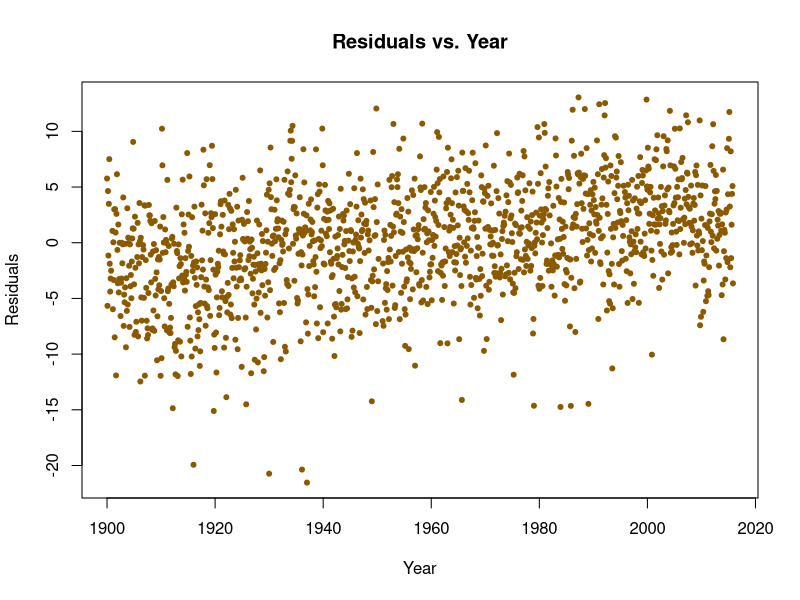

This figure's R source:
## ---- chunk 1
knitr::opts_chunk$set(echo = TRUE)
## ---- chunk 2
weather = read.csv("rawbozemandata.csv", header = TRUE)

weather$YEAR = substr(as.character(weather$DATE), 0,nchar(weather$DATE)-2)
weather$MONTH = as.factor(substr(as.character(weather$DATE),5,nchar(weather$DATE)))
weather$year = (floor(weather$DATE/100))
weather$Month<-round((weather$DATE/100-weather$year)*100,1)
weather$Yearfrac<-weather$year+(weather$Month-1)/12 #makes it an integer variable
#fit the linear model
lm.weather = lm(MMXT ~ MONTH, data = weather)
#lm.weather$residuals
plot(weather$Yearfrac, lm.weather$residuals, pch = 20, col = "orange4",
     main = "Residuals vs. Year", xlab = "Year", ylab = "Residuals")
## ---- chunk 3
lm.seasoned <- lm(MMXT ~ Yearfrac + MONTH, data = weather)
lm.deseasoned <- lm(lm.weather$residuals ~ Yearfrac, data = weather)
summary(lm.seasoned)
summary(lm.deseasoned)
## ---- chunk 4
sessionInfo()$R.version$nickname
getRversion()
